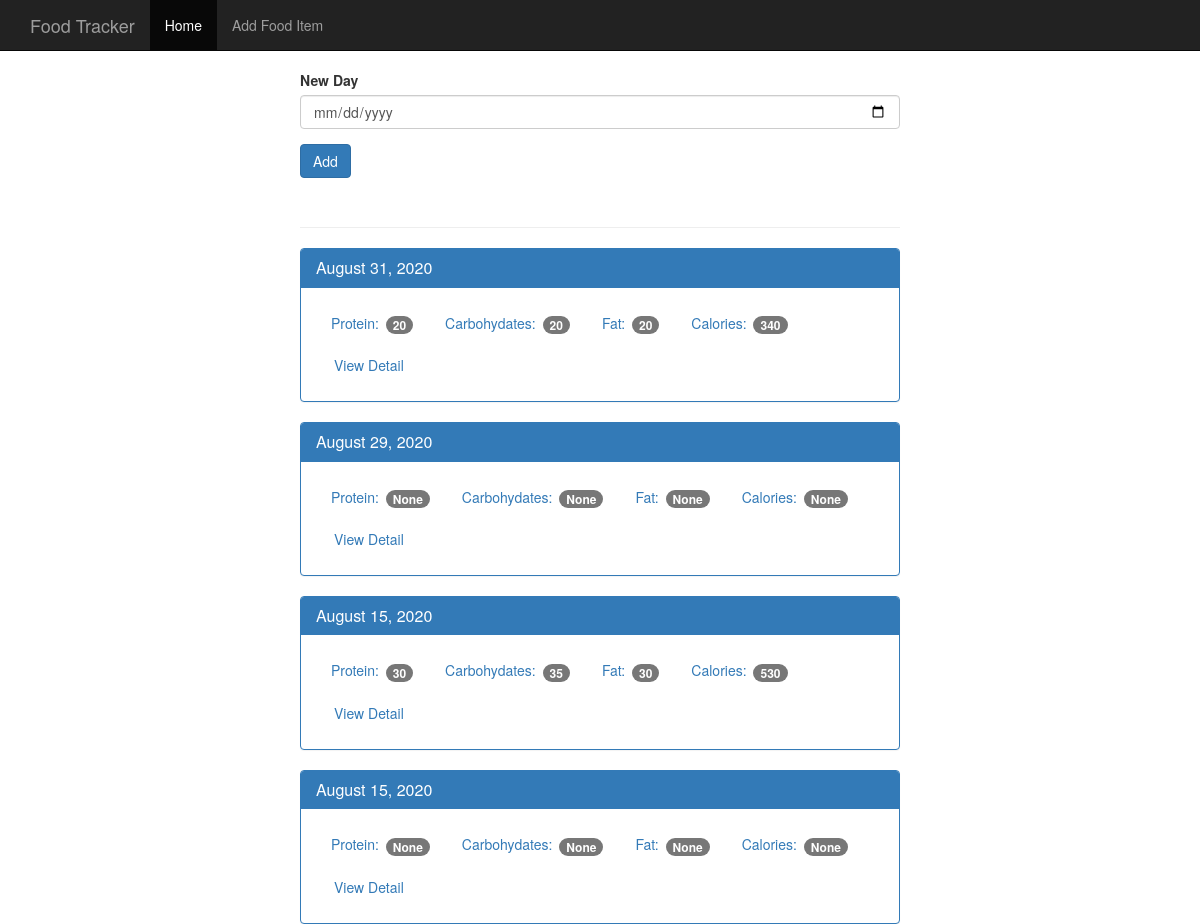
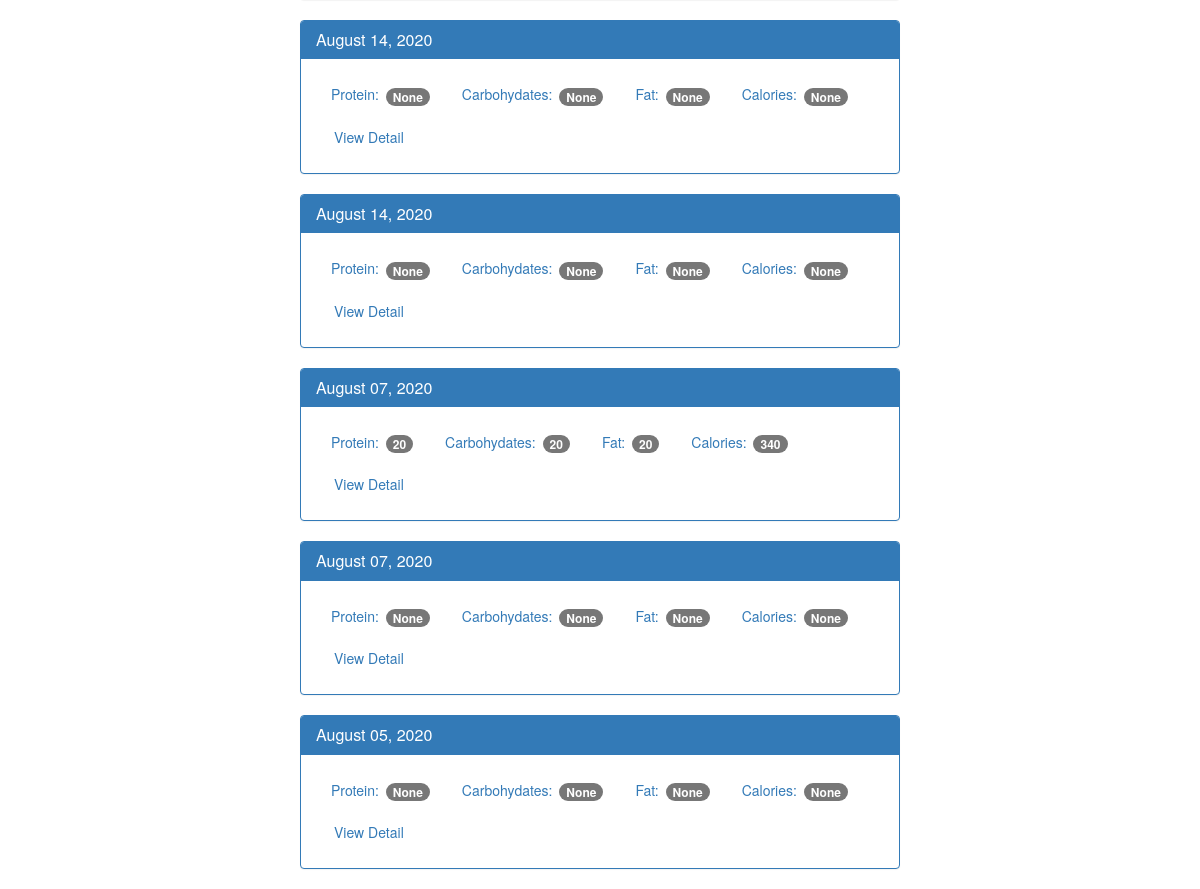
The page / on the database its author committed (2 pictures, top to bottom).
### tables this page shows
CREATE TABLE log_date (
    id integer primary key autoincrement,
    entry_date date not null
);

### app.py (the view)
@app.route('/', methods=['POST', 'GET'])
def index():
    db = get_db()
    if request.method == 'POST':
        date = request.form['date']  # assuming the date is in YYYY-MM-DD format
        dt = datetime.strptime(date, '%Y-%m-%d')
        database_date = datetime.strftime(dt, '%Y%m%d')
        db.execute('insert into log_date (entry_date) values (?)', [database_date])
        db.commit()
    cur = db.execute('''select log_date.entry_date, sum(food.protein) as protein, sum(food.carbohydrates) as carbohydrates, sum(food.fat) as fat, sum(food.calories) as calories
                        from log_date
                        left join food_date on food_date.log_date_id = log_date.id
                        left join food on food.id = food_date.food_id
                        group by log_date.id order by log_date.entry_date desc''')
    results = cur.fetchall()
    date_results = []
    for item in results:
        single_date = {}
        single_date['entry_date'] = item['entry_date']
        single_date['protein'] = item['protein']
        single_date['fat'] = item['fat']
        single_date['carbohydrates'] = item['carbohydrates']
        single_date['calories'] = item['calories']
        d = datetime.strptime(str(item['entry_date']), '%Y%m%d')
        single_date['pretty_date'] = datetime.strftime(d, '%B %d, %Y')
        date_results.append(single_date)
    return render_template('home.html', results=date_results)

### database.py (called while the page is built)
def connect_db():
    sql = sqlite3.connect('c:/Users/TOSHIBA/PycharmProjects/food_tracker/food_log.db')
    sql.row_factory = sqlite3.Row
    return sql

def get_db():
    if not hasattr(g, 'sqlite_db'):
        g.sqlite_db = connect_db()
    return g.sqlite_db

### templates/home.html
{% extends 'base.html' %}
{% block body %}
    <nav class="navbar navbar-inverse navbar-fixed-top">
      <div class="container">
        <div class="navbar-header">
          <a class="navbar-brand" href="{{ url_for('index') }}">Food Tracker</a>
        </div>
        <div id="navbar" class="navbar-collapse collapse">
          <ul class="nav navbar-nav">
            <li class="active"><a href="{{ url_for('index') }}">Home</a></li>
            <li><a href="{{ url_for('food') }}">Add Food Item</a></li>
          </ul>
        </div>
      </div>
    </nav>
    <div class="container theme-showcase col-sm-6 col-sm-offset-3" role="main">
      <div class="row">
        <div>
          <form method="POST" action="/">
            <div class="form-group">
              <label for="new-day">New Day</label>
              <input type="date" class="form-control" name="date" id="new-day">
            </div>
            <button type="submit" class="btn btn-primary">Add</button>
          </form>
          <div class="page-header"></div>
          {% for item in results %}
          <div class="panel panel-primary">
            <div class="panel-heading">
              <h3 class="panel-title">{{ item.pretty_date }}</h3>
            </div>
            <div class="panel-body">
              <ul class="nav nav-pills" role="tablist">
                <li><a>Protein: <span class="badge">{{ item.protein }}</span></a></li>
                <li><a>Carbohydates: <span class="badge">{{ item.carbohydrates }}</span></a></li>
                <li><a>Fat: <span class="badge">{{ item.fat }}</span></a></li>
                <li><a>Calories: <span class="badge">{{ item.calories }}</span></a></li>
                <li><a href="{{ url_for('view', date=item.entry_date) }}" type="button" class="btn btn-link">View Detail</a></li>
              </ul>
            </div>
          </div>
          {% endfor %}
        </div>
      </div>
    </div>
{% endblock %}

### templates/base.html (shortened to what this page needs)
<!DOCTYPE html>
<html lang="en">
  <head>
    <link href="{{ url_for('static', filename='bootstrap.min.css') }}" rel="stylesheet">
    <link href="{{ url_for('static', filename='theme.css') }}" rel="stylesheet">
  </head>
  <body>
  {% block body %} {% endblock %}
  </body>
</html>

### static/theme.css (style rules this page uses)
body { padding-top: 70px; padding-bottom: 30px; }

### rows shown on the page
log_date: pretty_date "August 31, 2020", protein "20", carbohydrates "20", fat "20", calories "340"
log_date: pretty_date "August 29, 2020", protein "None", carbohydrates "None", fat "None", calories "None"
log_date: pretty_date "August 15, 2020", protein "30", carbohydrates "35", fat "30", calories "530"
log_date: pretty_date "August 15, 2020", protein "None", carbohydrates "None", fat "None", calories "None"
log_date: pretty_date "August 14, 2020", protein "None", carbohydrates "None", fat "None", calories "None"
log_date: pretty_date "August 14, 2020", protein "None", carbohydrates "None", fat "None", calories "None"
log_date: pretty_date "August 07, 2020", protein "20", carbohydrates "20", fat "20", calories "340"
log_date: pretty_date "August 07, 2020", protein "None", carbohydrates "None", fat "None", calories "None"
log_date: pretty_date "August 05, 2020", protein "None", carbohydrates "None", fat "None", calories "None"
